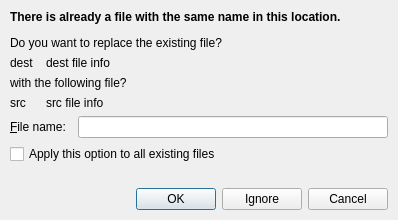
<?xml version="1.0" encoding="UTF-8"?>
<ui version="4.0">
 <class>RenameDialog</class>
 <widget class="QDialog" name="RenameDialog">
  <property name="geometry">
   <rect>
    <x>0</x>
    <y>0</y>
    <width>398</width>
    <height>220</height>
   </rect>
  </property>
  <property name="windowTitle">
   <string>Confirm to replace files</string>
  </property>
  <property name="sizeGripEnabled">
   <bool>false</bool>
  </property>
  <layout class="QVBoxLayout" name="verticalLayout">
   <property name="spacing">
    <number>6</number>
   </property>
   <property name="margin">
    <number>10</number>
   </property>
   <item>
    <widget class="QLabel" name="label">
     <property name="sizePolicy">
      <sizepolicy hsizetype="Preferred" vsizetype="Fixed">
       <horstretch>0</horstretch>
       <verstretch>0</verstretch>
      </sizepolicy>
     </property>
     <property name="text">
      <string>&lt;html&gt;&lt;head/&gt;&lt;body&gt;&lt;p&gt;&lt;span style=&quot; font-weight:600;&quot;&gt;There is already a file with the same name in this location.&lt;/span&gt;&lt;/p&gt;&lt;p&gt;Do you want to replace the existing file?&lt;/p&gt;&lt;/body&gt;&lt;/html&gt;</string>
     </property>
    </widget>
   </item>
   <item>
    <layout class="QGridLayout" name="gridLayout">
     <property name="horizontalSpacing">
      <number>12</number>
     </property>
     <property name="verticalSpacing">
      <number>6</number>
     </property>
     <item row="0" column="0">
      <widget class="QLabel" name="destIcon">
       <property name="sizePolicy">
        <sizepolicy hsizetype="Fixed" vsizetype="Fixed">
         <horstretch>0</horstretch>
         <verstretch>0</verstretch>
        </sizepolicy>
       </property>
       <property name="text">
        <string notr="true">dest</string>
       </property>
      </widget>
     </item>
     <item row="0" column="1">
      <widget class="QLabel" name="destInfo">
       <property name="sizePolicy">
        <sizepolicy hsizetype="Preferred" vsizetype="Fixed">
         <horstretch>0</horstretch>
         <verstretch>0</verstretch>
        </sizepolicy>
       </property>
       <property name="text">
        <string notr="true">dest file info</string>
       </property>
      </widget>
     </item>
     <item row="1" column="0" colspan="2">
      <widget class="QLabel" name="srcLabel">
       <property name="text">
        <string>with the following file?</string>
       </property>
      </widget>
     </item>
     <item row="2" column="0">
      <widget class="QLabel" name="srcIcon">
       <property name="sizePolicy">
        <sizepolicy hsizetype="Fixed" vsizetype="Fixed">
         <horstretch>0</horstretch>
         <verstretch>0</verstretch>
        </sizepolicy>
       </property>
       <property name="text">
        <string notr="true">src</string>
       </property>
      </widget>
     </item>
     <item row="2" column="1">
      <widget class="QLabel" name="srcInfo">
       <property name="sizePolicy">
        <sizepolicy hsizetype="Preferred" vsizetype="Fixed">
         <horstretch>0</horstretch>
         <verstretch>0</verstretch>
        </sizepolicy>
       </property>
       <property name="text">
        <string notr="true">src file info</string>
       </property>
      </widget>
     </item>
    </layout>
   </item>
   <item>
    <layout class="QHBoxLayout" name="horizontalLayout">
     <property name="spacing">
      <number>12</number>
     </property>
     <item>
      <widget class="QLabel" name="label_6">
       <property name="sizePolicy">
        <sizepolicy hsizetype="Preferred" vsizetype="Fixed">
         <horstretch>0</horstretch>
         <verstretch>0</verstretch>
        </sizepolicy>
       </property>
       <property name="text">
        <string>&amp;File name:</string>
       </property>
       <property name="buddy">
        <cstring>fileName</cstring>
       </property>
      </widget>
     </item>
     <item>
      <widget class="QLineEdit" name="fileName"/>
     </item>
    </layout>
   </item>
   <item>
    <widget class="QCheckBox" name="applyToAll">
     <property name="text">
      <string>Apply this option to all existing files</string>
     </property>
    </widget>
   </item>
   <item>
    <spacer name="verticalSpacer">
     <property name="orientation">
      <enum>Qt::Vertical</enum>
     </property>
     <property name="sizeType">
      <enum>QSizePolicy::Expanding</enum>
     </property>
     <property name="sizeHint" stdset="0">
      <size>
       <width>0</width>
       <height>0</height>
      </size>
     </property>
    </spacer>
   </item>
   <item>
    <widget class="QDialogButtonBox" name="buttonBox">
     <property name="orientation">
      <enum>Qt::Horizontal</enum>
     </property>
     <property name="standardButtons">
      <set>QDialogButtonBox::Cancel|QDialogButtonBox::Ignore|QDialogButtonBox::Ok</set>
     </property>
    </widget>
   </item>
  </layout>
 </widget>
 <resources/>
 <connections>
  <connection>
   <sender>buttonBox</sender>
   <signal>accepted()</signal>
   <receiver>RenameDialog</receiver>
   <slot>accept()</slot>
  </connection>
  <connection>
   <sender>buttonBox</sender>
   <signal>rejected()</signal>
   <receiver>RenameDialog</receiver>
   <slot>reject()</slot>
  </connection>
 </connections>
</ui>
